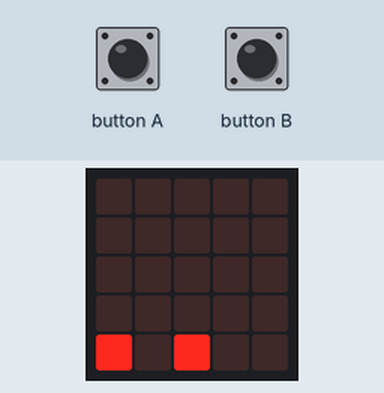
A program run on a simulated BBC micro:bit (MakeCode). Shown: the board's 5×5 LED display. The test bench sets the inputs (shaded band). Random numbers come from a fixed seed; the short countdown, score and lost-life animations are approximate.

Above: at 1.6 s.
1.7 s: button A pressed for 0.15 s
At 2.37 s:
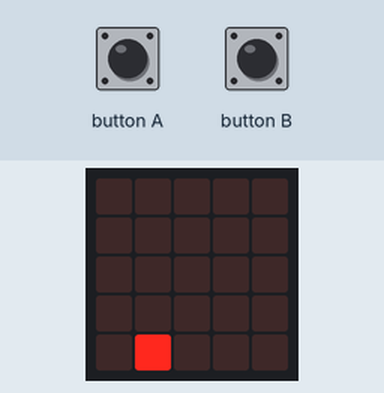
2.4 s: button B pressed for 0.15 s
At 2.78 s:
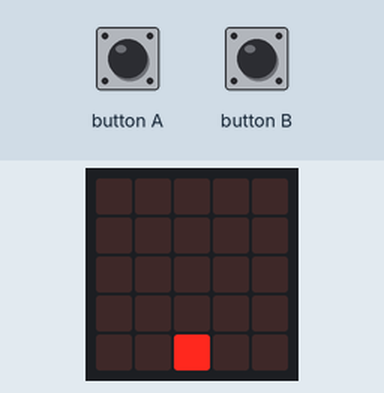
3.1 s: button B pressed for 0.15 s
At 3.7 s:
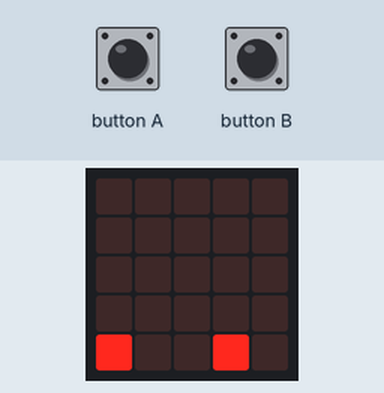
3.8 s: button A pressed for 0.15 s
At 4.42 s:
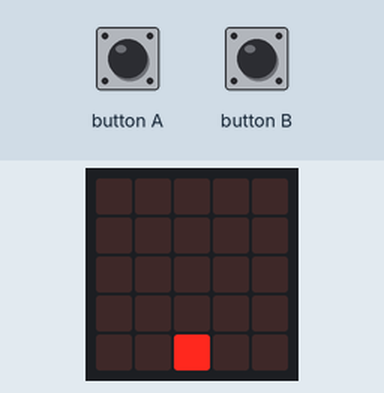
4.5 s: button A pressed for 0.15 s
At 5.14 s:
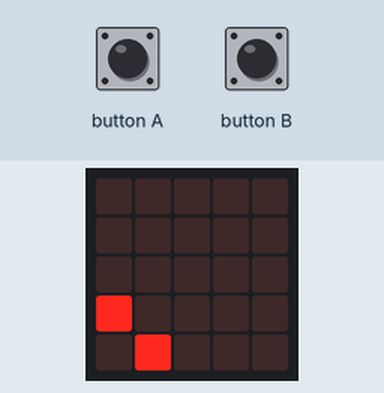
5.2 s: button B pressed for 0.15 s
At 7.16 s:
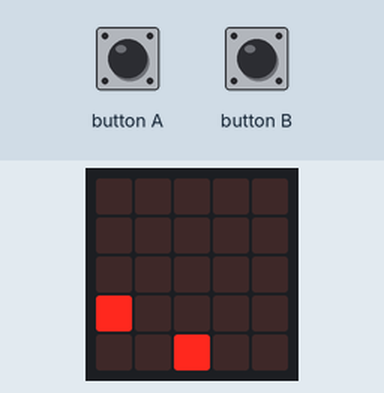

Measured:
- what the display in image 2 shows lasts 0.4 s, from 2.6 s to 3.0 s

The program:

main.ts
```typescript
input.onButtonPressed(Button.A, function () {
    jokalaria.move(-1)
})
input.onButtonPressed(Button.B, function () {
    jokalaria.move(1)
})
let meteorito: game.LedSprite = null
let jokalaria: game.LedSprite = null
jokalaria = game.createSprite(2, 4)
basic.forever(function () {
    basic.pause(1000)
    meteorito = game.createSprite(randint(0, 0), randint(4, 0))
    for (let index = 0; index < 4; index++) {
        basic.pause(200)
        meteorito.change(LedSpriteProperty.Y, 1)
    }
    if (meteorito.isTouching(jokalaria)) {
        game.gameOver()
    }
    basic.pause(200)
    game.addScore(1)
    meteorito.delete()
})
```

test.ts
```typescript
// aquí va el archivo "tests"; esto no se compilará cuando este paquete se utilice como una extensión.
```
